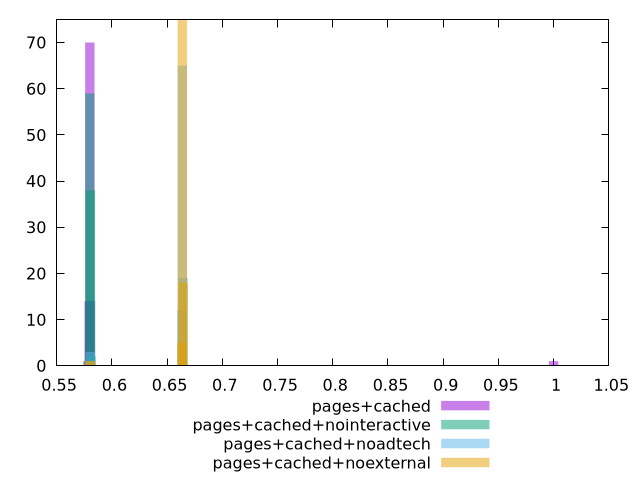

gnuplot code for this plot:
$_pagesCached <<EOF
0.9999870788998556 1
0.5784139008280625 1
0.5806573962120923 14
0.579433671457167 14
0.5800455338346296 70
EOF
$_pagesCachedNointeractive <<EOF
0.5800217821270306 59
0.5806545331620782 38
0.5793890310919829 1
0.5810763671854433 2
EOF
$_pagesCachedNoadtech <<EOF
0.664507707058325 19
0.5805339591458174 3
0.6638249936606623 65
0.6633698513955538 12
0.580078816880709 1
EOF
$_pagesCachedNoexternal <<EOF
0.6638319711523736 75
0.6645060833343003 18
0.6633263870159285 5
0.5805791166844191 1
0.580073532547974 1
EOF
set key outside below
set terminal pngcairo
set output "report_00004_2020-11-02T20-21-41.718Z/uses-rel-preload/uses-rel-preload_pages+cached_pages+cached+nointeractive_pages+cached+noadtech_pages+cached+noexternal+hist.png"
set boxwidth 0.008431463561435861
set style fill transparent solid 0.5 noborder
set yrange [0:75]
plot $_pagesCached title "pages+cached" with boxes ,$_pagesCachedNointeractive title "pages+cached+nointeractive" with boxes ,$_pagesCachedNoadtech title "pages+cached+noadtech" with boxes ,$_pagesCachedNoexternal title "pages+cached+noexternal" with boxes ,
